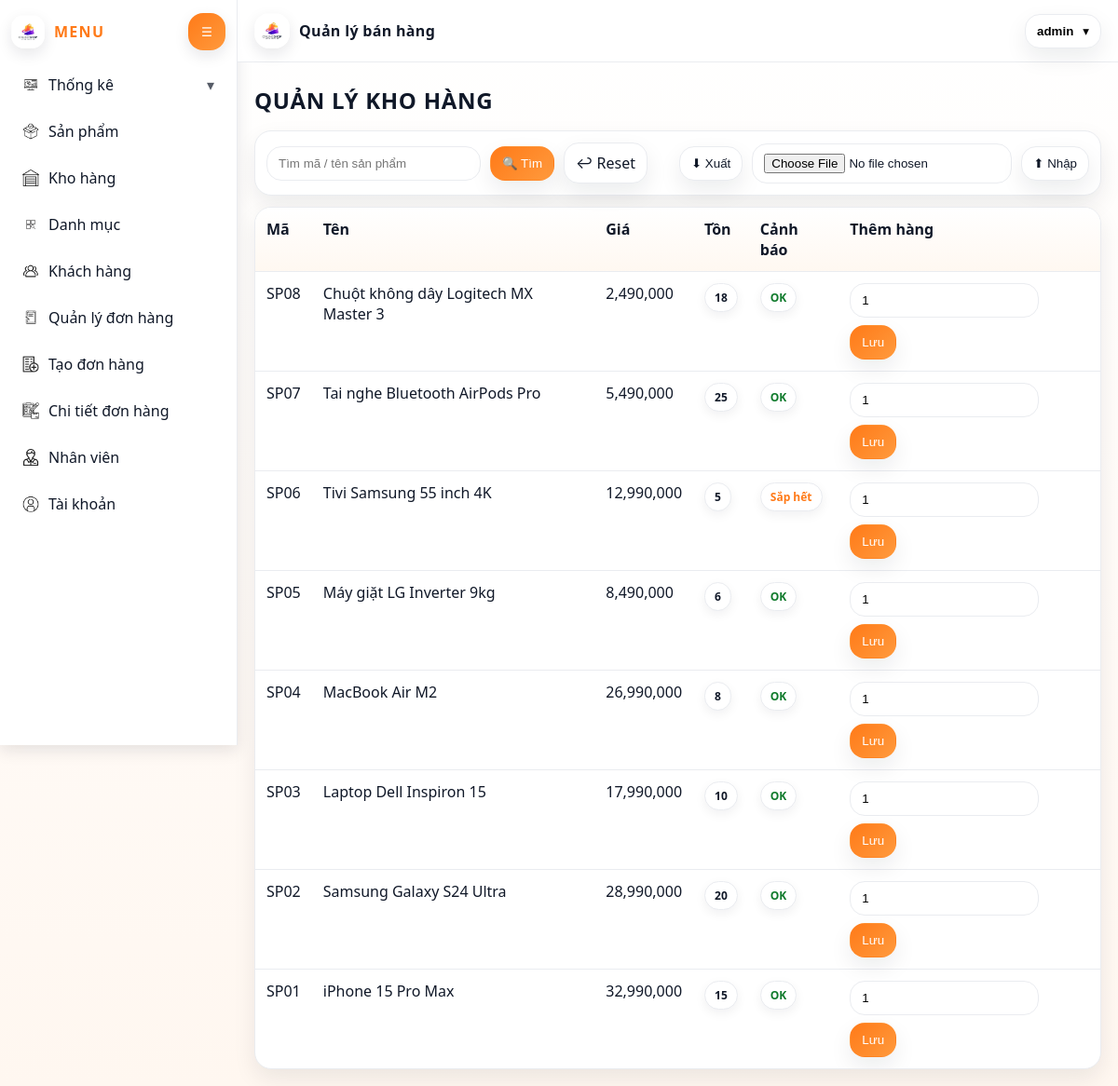
The app's page /KhoHang/Get_data (signed in) with its own data.
### tables this page shows
CREATE TABLE sanpham (
  masp VARCHAR(20) PRIMARY KEY,
  tensp VARCHAR(255) NOT NULL,
  gia DECIMAL(12,2) NOT NULL DEFAULT 0,
  soluong INT NOT NULL DEFAULT 0,
  hinhanh VARCHAR(255) NULL,
  xuatxu VARCHAR(100) NULL,
  madm VARCHAR(20) NOT NULL,
  CONSTRAINT fk_sp_dm FOREIGN KEY (madm) REFERENCES danhmuc(madm)
    ON UPDATE CASCADE ON DELETE RESTRICT
);

### MVC/Core/Controller.php (called while the page is built, shortened)
<?php
class Controller{
    public function model($model){
        return new $model;
    }
    public function view($view, $data = []){
    extract($data);
    include_once './MVC/Views/'.$view.'.php';
}
}
?>

### MVC/Controllers/KhoHang.php (called while the page is built, shortened)
<?php
class KhoHang extends Controller {
  public function Get_data(){
    $m=$this->model("SanPhamModel");
    $rows=$m->all();
    $this->view("Master", ["page"=>"khohang","rows"=>$rows]);
  }
}
?>

### MVC/Core/App.php (called while the page is built, shortened)
<?php
class App{
    protected $action= "Index";
    function __construct(){
        $arr = $this->processURL();
        if (!empty($arr[0])) {
            unset($arr[0]);
        }
        $this->controller = new $controllerClass;
        $requestedAction = $arr[1] ?? $this->action;
        $this->action = $requestedAction;
        unset($arr[1]);
        $this->param = $arr ? array_map('rawurldecode', array_values($arr)) : [];
        call_user_func_array([$this->controller, $this->action], $this->param);
    }
    function processURL(){
        if(isset($_GET['url'])){
            return explode('/', trim((string) $_GET['url'], '/'));
        }
        return [];
    }
}
?>

### index.php (called while the page is built, shortened)
<?php
$app = new App();
?>

### MVC/Core/connectDB.php (called while the page is built, shortened)
<?php
class connectDB {
    function __construct() {
        $this->con = mysqli_connect('localhost', 'root', '', 'qlbanhang');
    }
}
?>

### MVC/Models/SanPhamModel.php (called while the page is built, shortened)
<?php
class SanPhamModel extends connectDB
{
  public function all()
  {
    $sql = "SELECT sp.*, dm.tendm
            FROM sanpham sp
            JOIN danhmuc dm ON sp.madm = dm.madm
            ORDER BY (sp.soluong <= 0) ASC, sp.masp DESC";
    return mysqli_query($this->con, $sql);
  }
}
?>

### MVC/Views/Pages/khohang.php (the view, shortened to what this page needs)
<?php
$rows=$payload["rows"] ?? null;
?>
<h2 class="page-title">QUẢN LÝ KHO HÀNG</h2>
<div class="toolbar">
  <form method="post" action="<?= BASE_URL ?>KhoHang/Search">
    <input class="input" name="keyword" placeholder="Tìm mã / tên sản phẩm">
    <button class="btn primary">🔍 Tìm</button>
    <a class="btn" href="<?= BASE_URL ?>KhoHang/Get_data">↩ Reset</a>
  </form>
  <form method="post" action="<?= BASE_URL ?>KhoHang/Export" style="margin-left:auto">
    <button class="btn">⬇ Xuất</button>
  </form>
  <form method="post" action="<?= BASE_URL ?>KhoHang/Import" enctype="multipart/form-data">
    <input class="input" type="file" name="file" accept=".csv,text/csv" required>
    <button class="btn">⬆ Nhập</button>
  </form>
</div>
<table class="table">
  <thead>
    <tr><th>Mã</th><th>Tên</th><th>Giá</th><th>Tồn</th><th>Cảnh báo</th><th>Thêm hàng</th></tr>
  </thead>
  <tbody>
  <?php if($rows && mysqli_num_rows($rows)>0): while($r=mysqli_fetch_assoc($rows)): ?>
    <tr>
      <td><?= htmlspecialchars($r['masp']) ?></td>
      <td><?= htmlspecialchars($r['tensp']) ?></td>
      <td><?= number_format((float)$r['gia']) ?></td>
      <td><span class="badge"><?= (int)$r['soluong'] ?></span></td>
      <td>
        <?php if((int)$r['soluong']<=0): ?>
          <span class="badge" style="color:#b42318">Hết hàng</span>
        <?php elseif((int)$r['soluong']<=5): ?>
          <span class="badge" style="color:#ff7a18">Sắp hết</span>
        <?php else: ?>
          <span class="badge" style="color:#0f7a2b">OK</span>
        <?php endif; ?>
      </td>
      <td>
        <form method="post" action="<?= BASE_URL ?>KhoHang/UpdateQty" class="actions">
         <input class="input" style="min-width:80px" type="number" name="soluong" value="1" placeholder="Nhập số lượng thêm">
          <button class="btn primary">Lưu</button>
        </form>
      </td>
    </tr>
  <?php endwhile; else: ?>
    <tr><td colspan="6" style="text-align:center">Không có dữ liệu</td></tr>
  <?php endif; ?>
  </tbody>
</table>

### Public/Css/Master.css (style rules this page uses)
:root { --bg: #fff; --panel: #ffffff; --text: #101828; --muted: #667085; --line: #eaecf0; --orange: #ff7a18; --orange2: #ffb36b; --shadow: 0 10px 25px rgba(16, 24, 40, 0.08); --shadow2: 0 6px 16px rgba(16, 24, 40, 0.1); --radius: 18px; --radius2: 14px; --sidebarW: 255px; --sidebarCollapsed: 80px; --trans: 180ms ease; font-family: system-ui, -apple-system, Segoe UI, Roboto, Helvetica, Arial, sans-serif; }
* { box-sizing: border-box; }
body { margin: 0; background: linear-gradient(180deg, #fff, #fff7f0); color: var(--text); }

### Public/Css/pages.css (style rules this page uses)
.page-title { margin: 6px 0 16px; font-weight: 900; letter-spacing: 0.03em; }
.toolbar { display: flex; gap: 10px; flex-wrap: wrap; align-items: center; background: #fff; border: 1px solid var(--line); padding: 12px; border-radius: var(--radius); box-shadow: var(--shadow); margin-bottom: 12px; }
.toolbar form { display: flex; gap: 10px; flex-wrap: wrap; align-items: center; }
.input, .select { padding: 10px 12px; border: 1px solid var(--line); border-radius: 16px; outline: none; background: #fff; min-width: 230px; }
.btn { display: inline-flex; align-items: center; justify-content: center; gap: 8px; padding: 10px 12px; border-radius: 16px; border: 1px solid var(--line); background: #fff; color: var(--text); text-decoration: none; cursor: pointer; transition: transform 140ms ease, box-shadow 140ms ease, background 140ms ease, border-color 140ms ease; box-shadow: var(--shadow); }
.btn.primary { background: linear-gradient(135deg, var(--orange), #ff9a3d); color: #fff; border-color: transparent; }
.table { width: 100%; border-collapse: separate; border-spacing: 0; background: #fff; border: 1px solid var(--line); border-radius: var(--radius); overflow: hidden; box-shadow: var(--shadow); }
.table th, .table td { padding: 12px 12px; border-bottom: 1px solid var(--line); vertical-align: top; }
.table thead th { background: linear-gradient(180deg, #fff, #fff8f1); text-align: left; font-weight: 800; }
.table tbody tr:last-child td { border-bottom: none; }
.actions { display: flex; gap: 8px; flex-wrap: wrap; }
.badge { display: inline-flex; padding: 6px 10px; border-radius: 999px; border: 1px solid var(--line); background: #fff; box-shadow: 0 4px 12px rgba(16, 24, 40, 0.06); font-weight: 700; font-size: 12px; }

### records on screen
sanpham: masp "SP08", tensp "Chuột không dây Logitech MX Master 3", gia "2,490,000", soluong "18", shows "OK"
sanpham: masp "SP07", tensp "Tai nghe Bluetooth AirPods Pro", gia "5,490,000", soluong "25", shows "OK"
sanpham: masp "SP06", tensp "Tivi Samsung 55 inch 4K", gia "12,990,000", soluong "5", shows "Sắp hết"
sanpham: masp "SP05", tensp "Máy giặt LG Inverter 9kg", gia "8,490,000", soluong "6", shows "OK"
sanpham: masp "SP04", tensp "MacBook Air M2", gia "26,990,000", soluong "8", shows "OK"
sanpham: masp "SP03", tensp "Laptop Dell Inspiron 15", gia "17,990,000", soluong "10", shows "OK"
sanpham: masp "SP02", tensp "Samsung Galaxy S24 Ultra", gia "28,990,000", soluong "20", shows "OK"
sanpham: masp "SP01", tensp "iPhone 15 Pro Max", gia "32,990,000", soluong "15", shows "OK"

### other values on screen
$username "admin"
